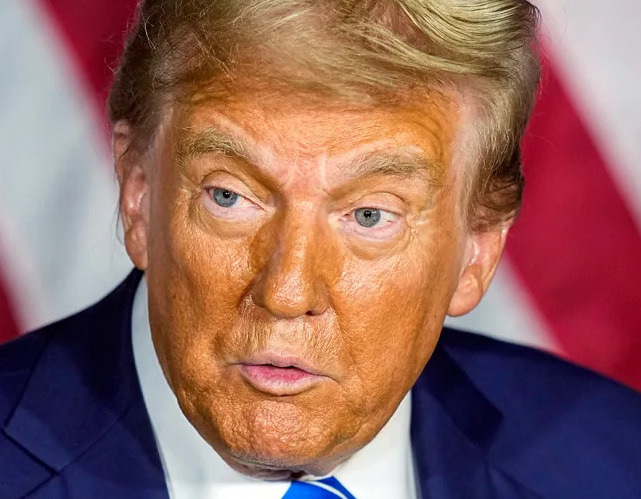
#> input picture Class_Q2/img1.jpg, 641 x 499 px, found by its file name
$ python Class_Q2_20241203163740.py
#> lines starting #> are read from the running program, lines starting #| are printed output that depends on the picture
import cv2
import numpy as np

def get_pyramids(image):
    """
    Given an input image, returns 3-level Gaussian and Laplacian pyramids.

    Parameters:
        image (numpy.ndarray): Input image.

    Returns:
        gaussian_pyramid (list): List of images in the Gaussian pyramid.
        laplacian_pyramid (list): List of images in the Laplacian pyramid.
    """
    # Initialize the Gaussian pyramid with the original image
    G = image.copy()
    gaussian_pyramid = [G]

    # Build Gaussian pyramid
    for i in range(3):
        G = cv2.pyrDown(G)
        gaussian_pyramid.append(G)

    # Build Laplacian pyramid
    laplacian_pyramid = []
    for i in range(3):
        # Expand the next level Gaussian image
        GE = cv2.pyrUp(gaussian_pyramid[i + 1])
        # Resize to match the current level's size
        GE = cv2.resize(GE, (gaussian_pyramid[i].shape[1], gaussian_pyramid[i].shape[0]))
        # Subtract to get the Laplacian
        L = cv2.subtract(gaussian_pyramid[i], GE)
        laplacian_pyramid.append(L)

    return gaussian_pyramid, laplacian_pyramid

def reconstruct_images(gauss1, lapl1, gauss2, lapl2):
    """
    Reconstructs two images using their own Gaussian pyramids and the other image's Laplacian pyramid.

    Parameters:
        gauss1 (list): Gaussian pyramid of the first image.
        lapl1 (list): Laplacian pyramid of the first image.
        gauss2 (list): Gaussian pyramid of the second image.
        lapl2 (list): Laplacian pyramid of the second image.

    Returns:
        image1 (numpy.ndarray): Reconstructed image using gauss1 and lapl2.
        image2 (numpy.ndarray): Reconstructed image using gauss2 and lapl1.
    """
    # Reconstruct the first image using gauss1 and lapl2
    image1 = gauss1[-1]
    for i in range(2, -1, -1):
        # Upsample the image
        image1 = cv2.pyrUp(image1)
        # Resize to match the Laplacian level's size
        image1 = cv2.resize(image1, (lapl2[i].shape[1], lapl2[i].shape[0]))
        # Add the Laplacian from the other image
        image1 = cv2.add(image1, lapl2[i])

    # Reconstruct the second image using gauss2 and lapl1
    image2 = gauss2[-1]
    for i in range(2, -1, -1):
        image2 = cv2.pyrUp(image2)
        image2 = cv2.resize(image2, (lapl1[i].shape[1], lapl1[i].shape[0]))
        image2 = cv2.add(image2, lapl1[i])

    return image1, image2


# Read two images
image1 = cv2.imread('Class_Q2\img1.jpg')
#> image1 is the input picture: shape (499, 641, 3); mean B, G, R 96.3, 103.5, 148
image2 = cv2.imread('Class_Q2\img2.jpg')
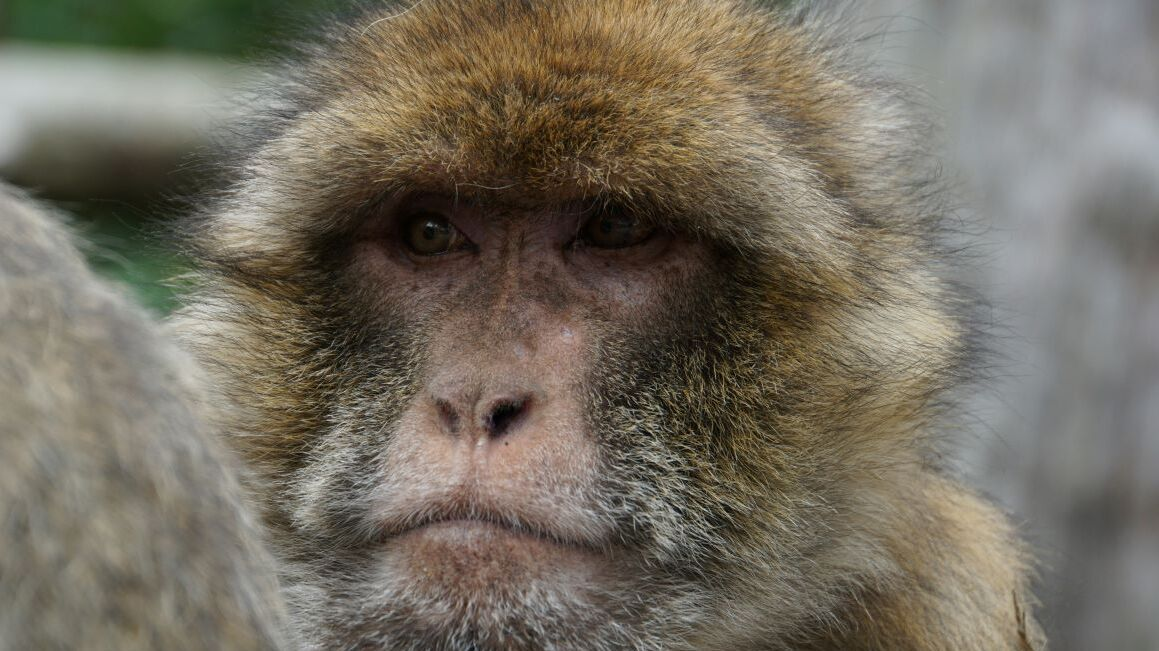
#> input picture Class_Q2/img2.jpg, 1159 x 651 px, found by its file name
#> image2 is the input picture: shape (651, 1159, 3); mean B, G, R 96.6, 109.7, 116.1

# Ensure both images are the same size
image2 = cv2.resize(image2, (image1.shape[1], image1.shape[0]))
#> image2: shape (499, 641, 3)

# Generate pyramids for both images
gauss1, lapl1 = get_pyramids(image1)
#> after the loop in get_pyramids, `for i in range(3):`: gaussian_pyramid = 4 items
#> the loop in get_pyramids, `for i in range(3):` made 3 passes
#> pass 1, in get_pyramids, `L = cv2.subtract(gaussian_pyramid[i], GE)`:
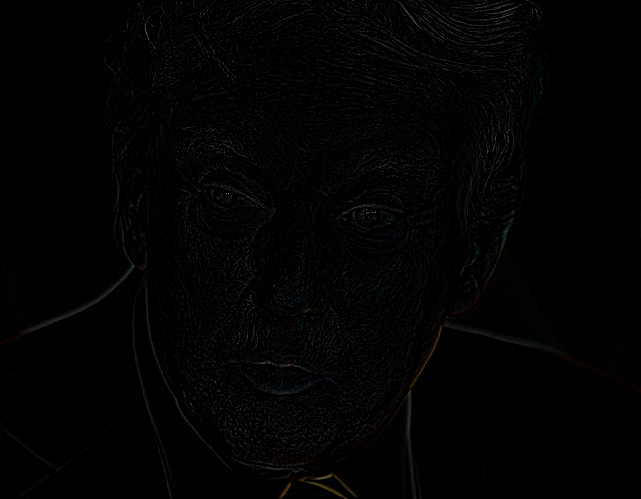
#> L: shape (499, 641, 3); mean of channels 0, 1, 2 2.4, 2.5, 2.5; drawn as B, G, R
#> pass 2, in get_pyramids, `GE = cv2.pyrUp(gaussian_pyramid[i + 1])`:
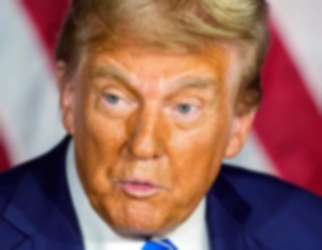
#> GE: shape (250, 322, 3); mean of channels 0, 1, 2 96.5, 103.5, 147.9; drawn as B, G, R
#> after the loop in get_pyramids, `for i in range(3):`: laplacian_pyramid = 3 items
#> gauss1 = 4 items; lapl1 = 3 items
gauss2, lapl2 = get_pyramids(image2)
#> the loop in get_pyramids (call 2), `for i in range(3):` made 3 passes
#> pass 2, in get_pyramids (call 2), `G = cv2.pyrDown(G)`:
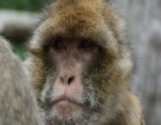
#> G: shape (125, 161, 3); mean B, G, R 96.6, 109.7, 116
#> gauss2 = 4 items; lapl2 = 3 items

# Reconstruct images by swapping Laplacian pyramids
reconstructed_image1, reconstructed_image2 = reconstruct_images(gauss1, lapl1, gauss2, lapl2)
#> the loop in reconstruct_images, `for i in range(2, -1, -1):` made 3 passes
#> pass 1, in reconstruct_images, `image1 = cv2.pyrUp(image1)`:
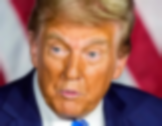
#> image1: shape (126, 162, 3); mean B, G, R 96.9, 103.5, 147.5
#> after the loop in reconstruct_images, `for i in range(2, -1, -1):`:
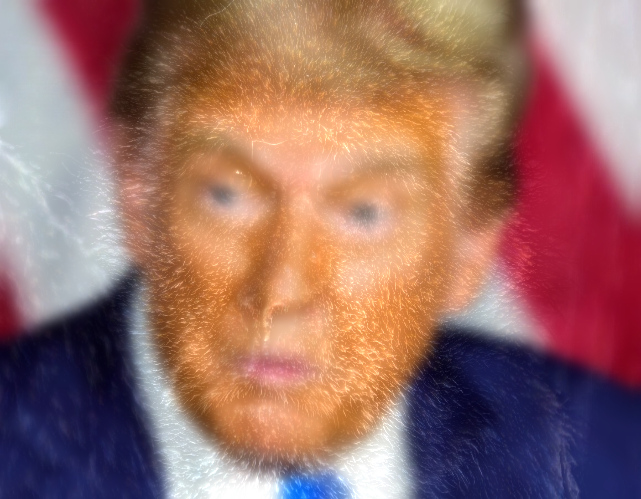
#> image1: shape (499, 641, 3); mean B, G, R 104.3, 110.7, 154.7
#> after the loop in reconstruct_images, `for i in range(2, -1, -1):`:
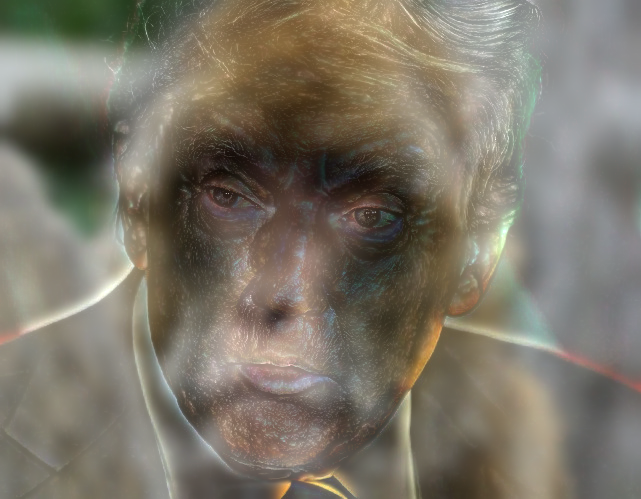
#> image2: shape (499, 641, 3); mean B, G, R 104.4, 117.6, 123.9

# Save the results
cv2.imwrite('Class_Q2/reconstructed_image1.jpg', reconstructed_image1)
cv2.imwrite('Class_Q2/reconstructed_image2.jpg', reconstructed_image2)
